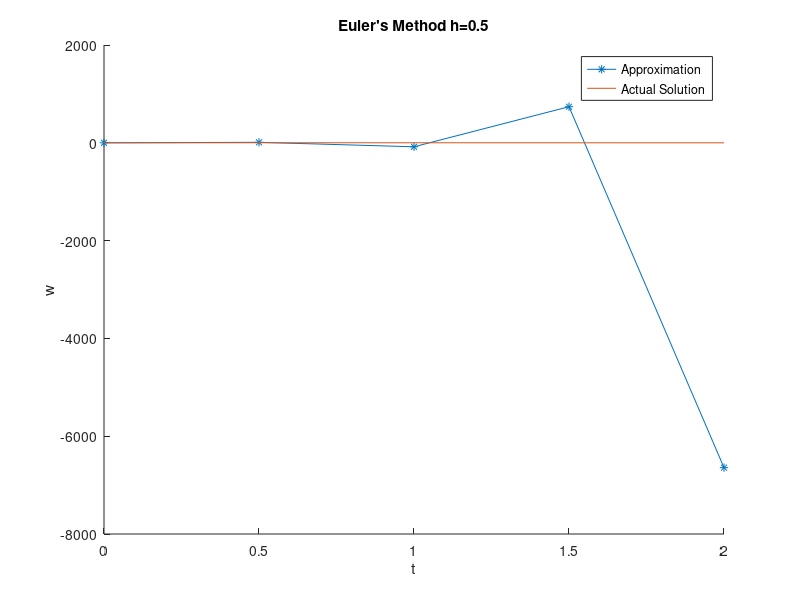

The MATLAB source for this figure:
%Function
funct = @(t, w) -20 * w + 20 * cos(t) - sin(t);

%Actual Function
funct2 = @(t) -exp(-20 * t) + cos(t);

%Initial Variables
a = 0;
b = 2;
h = 0.5;
alpha = 0;
n = ceil((b - a) / h);
t = linspace(a, b, ((b - a) / h) + 1);
w = zeros(1, size(t, 2));
w(1) = alpha;

%Run Up To n Points
for i = 1:n
    w(i + 1) = w(i) + h * funct(t(i), w(i));
end

%Graph
hold on;
plot(t, w, '-*');
plot(t, funct2(t));
xlabel('t');
ylabel('w');
title('Euler''s Method h=0.5');
legend('Approximation', 'Actual Solution', 'location', 'best');
hold off;